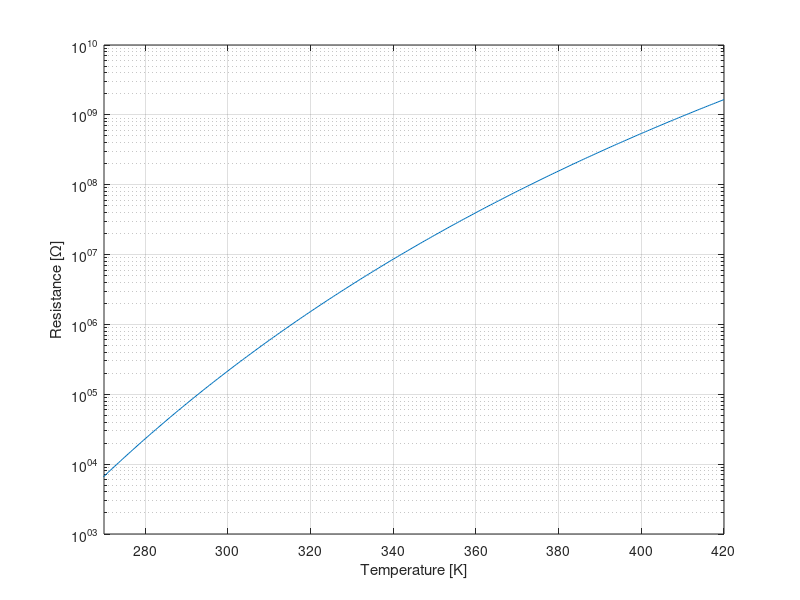
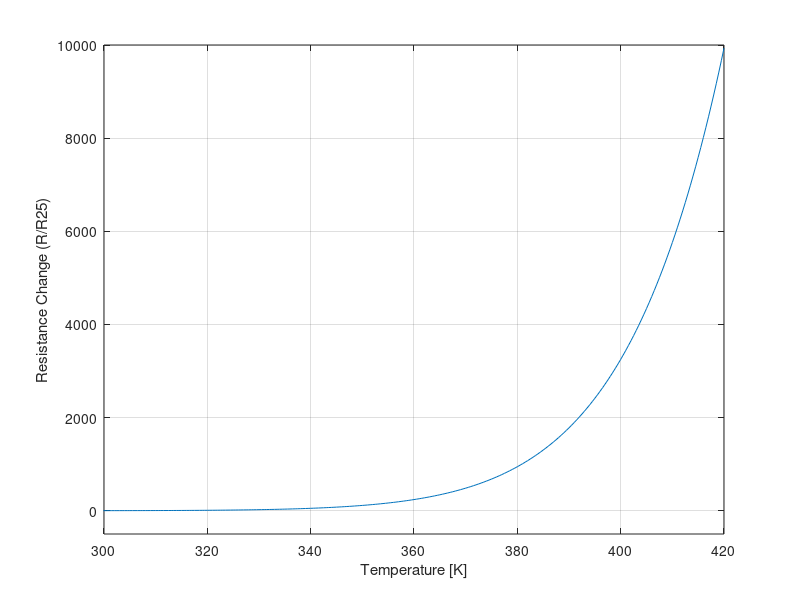

These figures' MATLAB source, in order:
clc, clf, clear, clearvars

% Define temperature range from 260 K to 420 K with intervals of 0.5 K
T = 260 : 1/2 : 420;

% Calculate the parameter beta using the given resistance values at two temperature points
beta = log(1e4/1e8) / (1/273.15 - 1/373.15);

% Set reference resistance and temperature values
R0 = 1e4;
T0 = 273.15;

% Calculate resistance values using the Steinhart-Hart equation
R = R0 * exp(beta * (1 ./ T - 1/T0));

% Calculate resistance ratio normalized to the resistance at 25°C
R_ratio = R ./ R((25 + 273 - 260) * 2);

% Plot 1: Resistance vs. Temperature (semilogarithmic scale)
figure(1)
semilogy(T, R), grid on;
xlim([270 420]);
xlabel("Temperature [K]"), ylabel("Resistance [Ω]")

% Plot 2: Resistance Change (R/R25) vs. Temperature
figure(2)
plot(T, R_ratio), grid on;
xlim([300 420]), ylim([-500 1e4])
xlabel("Temperature [K]"), ylabel("Resistance Change (R/R25)")
